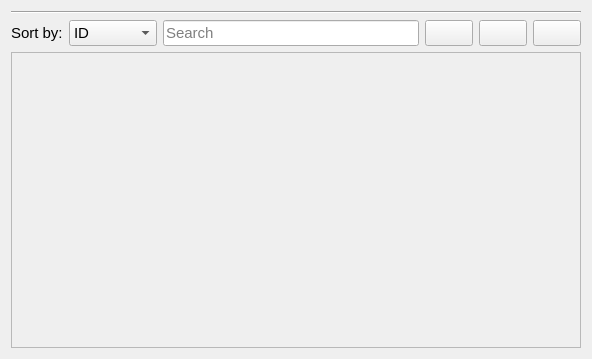
<?xml version="1.0" encoding="UTF-8"?>
<ui version="4.0">
 <class>GridWidget</class>
 <widget class="QWidget" name="GridWidget">
  <property name="geometry">
   <rect>
    <x>0</x>
    <y>0</y>
    <width>592</width>
    <height>359</height>
   </rect>
  </property>
  <property name="windowTitle">
   <string>Form</string>
  </property>
  <layout class="QVBoxLayout" name="verticalLayout">
   <item>
    <widget class="Line" name="line">
     <property name="orientation">
      <enum>Qt::Horizontal</enum>
     </property>
    </widget>
   </item>
   <item>
    <layout class="QHBoxLayout" name="horizontalLayout">
     <property name="sizeConstraint">
      <enum>QLayout::SetDefaultConstraint</enum>
     </property>
     <item>
      <widget class="QLabel" name="sortLabel">
       <property name="font">
        <font>
         <family>Segoe UI</family>
         <pointsize>11</pointsize>
        </font>
       </property>
       <property name="text">
        <string>Sort by:</string>
       </property>
      </widget>
     </item>
     <item>
      <widget class="QComboBox" name="sortBox">
       <property name="font">
        <font>
         <family>Segoe UI</family>
         <pointsize>11</pointsize>
        </font>
       </property>
       <item>
        <property name="text">
         <string>ID</string>
        </property>
       </item>
       <item>
        <property name="text">
         <string>Name</string>
        </property>
       </item>
       <item>
        <property name="text">
         <string>Divisions</string>
        </property>
       </item>
       <item>
        <property name="text">
         <string>Users</string>
        </property>
       </item>
      </widget>
     </item>
     <item>
      <widget class="QLineEdit" name="searchField">
       <property name="font">
        <font>
         <family>Segoe UI</family>
         <pointsize>11</pointsize>
        </font>
       </property>
       <property name="placeholderText">
        <string>Search</string>
       </property>
       <property name="clearButtonEnabled">
        <bool>true</bool>
       </property>
      </widget>
     </item>
     <item>
      <widget class="QPushButton" name="selectAll">
       <property name="font">
        <font>
         <pointsize>11</pointsize>
        </font>
       </property>
       <property name="toolTip">
        <string>Select all</string>
       </property>
       <property name="text">
        <string/>
       </property>
       <property name="icon">
        <iconset resource="resource.qrc">
         <normaloff>:/icons/select</normaloff>:/icons/select</iconset>
       </property>
       <property name="iconSize">
        <size>
         <width>24</width>
         <height>24</height>
        </size>
       </property>
      </widget>
     </item>
     <item>
      <widget class="QPushButton" name="unselectAll">
       <property name="font">
        <font>
         <pointsize>11</pointsize>
        </font>
       </property>
       <property name="toolTip">
        <string>Unselect all</string>
       </property>
       <property name="text">
        <string/>
       </property>
       <property name="icon">
        <iconset resource="resource.qrc">
         <normaloff>:/icons/unselect</normaloff>:/icons/unselect</iconset>
       </property>
       <property name="iconSize">
        <size>
         <width>24</width>
         <height>24</height>
        </size>
       </property>
       <property name="checkable">
        <bool>false</bool>
       </property>
      </widget>
     </item>
     <item>
      <widget class="QPushButton" name="showSelected">
       <property name="font">
        <font>
         <pointsize>11</pointsize>
        </font>
       </property>
       <property name="toolTip">
        <string>Show selected</string>
       </property>
       <property name="text">
        <string/>
       </property>
       <property name="icon">
        <iconset resource="resource.qrc">
         <normaloff>:/icons/selected</normaloff>:/icons/selected</iconset>
       </property>
       <property name="iconSize">
        <size>
         <width>24</width>
         <height>24</height>
        </size>
       </property>
       <property name="checkable">
        <bool>true</bool>
       </property>
      </widget>
     </item>
    </layout>
   </item>
   <item>
    <widget class="QScrollArea" name="scrollArea">
     <property name="widgetResizable">
      <bool>true</bool>
     </property>
     <widget class="QWidget" name="scrollAreaWidgetContents">
      <property name="geometry">
       <rect>
        <x>0</x>
        <y>0</y>
        <width>572</width>
        <height>290</height>
       </rect>
      </property>
      <layout class="QVBoxLayout" name="verticalLayout_2">
       <property name="spacing">
        <number>0</number>
       </property>
       <property name="leftMargin">
        <number>0</number>
       </property>
       <property name="topMargin">
        <number>0</number>
       </property>
       <property name="rightMargin">
        <number>0</number>
       </property>
       <property name="bottomMargin">
        <number>0</number>
       </property>
       <item>
        <layout class="QGridLayout" name="gridLayout">
         <property name="spacing">
          <number>0</number>
         </property>
        </layout>
       </item>
      </layout>
     </widget>
    </widget>
   </item>
  </layout>
 </widget>
 <resources>
  <include location="resource.qrc"/>
 </resources>
 <connections>
  <connection>
   <sender>sortBox</sender>
   <signal>currentIndexChanged(int)</signal>
   <receiver>GridWidget</receiver>
   <slot>sortBy(int)</slot>
   <hints>
    <hint type="sourcelabel">
     <x>109</x>
     <y>34</y>
    </hint>
    <hint type="destinationlabel">
     <x>78</x>
     <y>13</y>
    </hint>
   </hints>
  </connection>
  <connection>
   <sender>searchField</sender>
   <signal>textChanged(QString)</signal>
   <receiver>GridWidget</receiver>
   <slot>searchCountry(QString)</slot>
   <hints>
    <hint type="sourcelabel">
     <x>270</x>
     <y>40</y>
    </hint>
    <hint type="destinationlabel">
     <x>228</x>
     <y>3</y>
    </hint>
   </hints>
  </connection>
  <connection>
   <sender>unselectAll</sender>
   <signal>clicked()</signal>
   <receiver>GridWidget</receiver>
   <slot>unselectAll()</slot>
   <hints>
    <hint type="sourcelabel">
     <x>531</x>
     <y>31</y>
    </hint>
    <hint type="destinationlabel">
     <x>523</x>
     <y>-4</y>
    </hint>
   </hints>
  </connection>
  <connection>
   <sender>showSelected</sender>
   <signal>clicked()</signal>
   <receiver>GridWidget</receiver>
   <slot>showSelected()</slot>
   <hints>
    <hint type="sourcelabel">
     <x>565</x>
     <y>30</y>
    </hint>
    <hint type="destinationlabel">
     <x>559</x>
     <y>-4</y>
    </hint>
   </hints>
  </connection>
 </connections>
 <slots>
  <slot>sortBy(int)</slot>
  <slot>searchCountry(QString)</slot>
  <slot>unselectAll()</slot>
  <slot>showSelected()</slot>
 </slots>
</ui>
